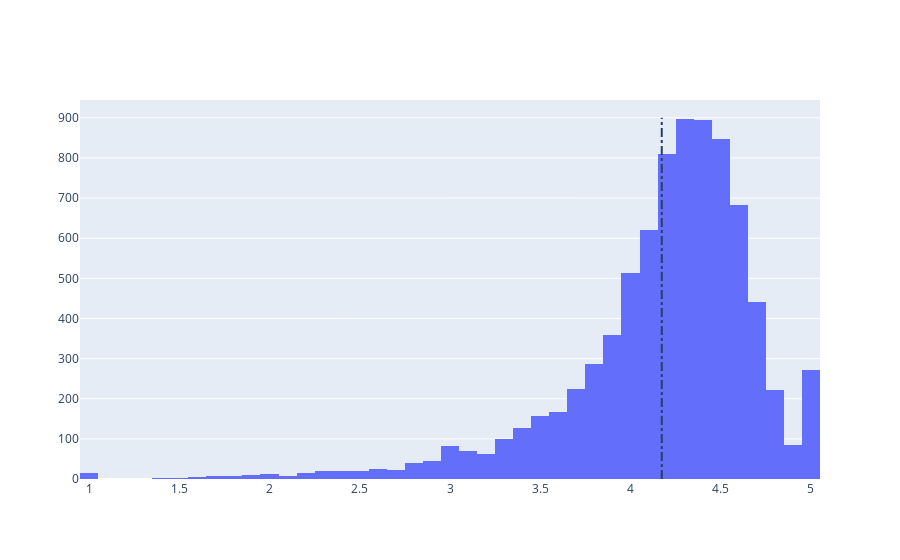

Notebook code for this chart:
### Markdown cell above
## 4. Distribution of app ratings
<p>After having witnessed the market share for each category of apps, let's see how all these apps perform on an average. App ratings (on a scale of 1 to 5) impact the discoverability, conversion of apps as well as the company's overall brand image. Ratings are a key performance indicator of an app.</p>
<p>From our research, we found that the average volume of ratings across all app categories is <code>4.17</code>. The histogram plot is skewed to the right indicating that the majority of the apps are highly rated with only a few exceptions in the low-rated apps.</p>

### Code cell
# Average rating of apps
avg_app_rating = apps.Rating.mean()
print('Average app rating = ', avg_app_rating)

# Distribution of apps according to their ratings
data = [go.Histogram(
        x = apps['Rating']
)]

# Vertical dashed line to indicate the average app rating
layout = {'shapes': [{
              'type' :'line',
              'x0': avg_app_rating,
              'y0': 0,
              'x1': avg_app_rating,
              'y1': 900,
              'line': { 'dash': 'dashdot'}
          }]
          }

plotly.offline.iplot({'data': data, 'layout': layout})

### Figure 1 — Plotly figure (JSON) as saved in the notebook; plotly's stock layout.template omitted (floating-point values rounded to 4 significant figures; data arrays with more than 128 entries replaced by an {"elided": "..."} marker saying what was removed)
{"data": [{"type": "histogram", "x": {"elided": "9659 float values"}}], "layout": {"shapes": [{"line": {"dash": "dashdot"}, "type": "line", "x0": 4.173, "x1": 4.173, "y0": 0, "y1": 900}]}}
